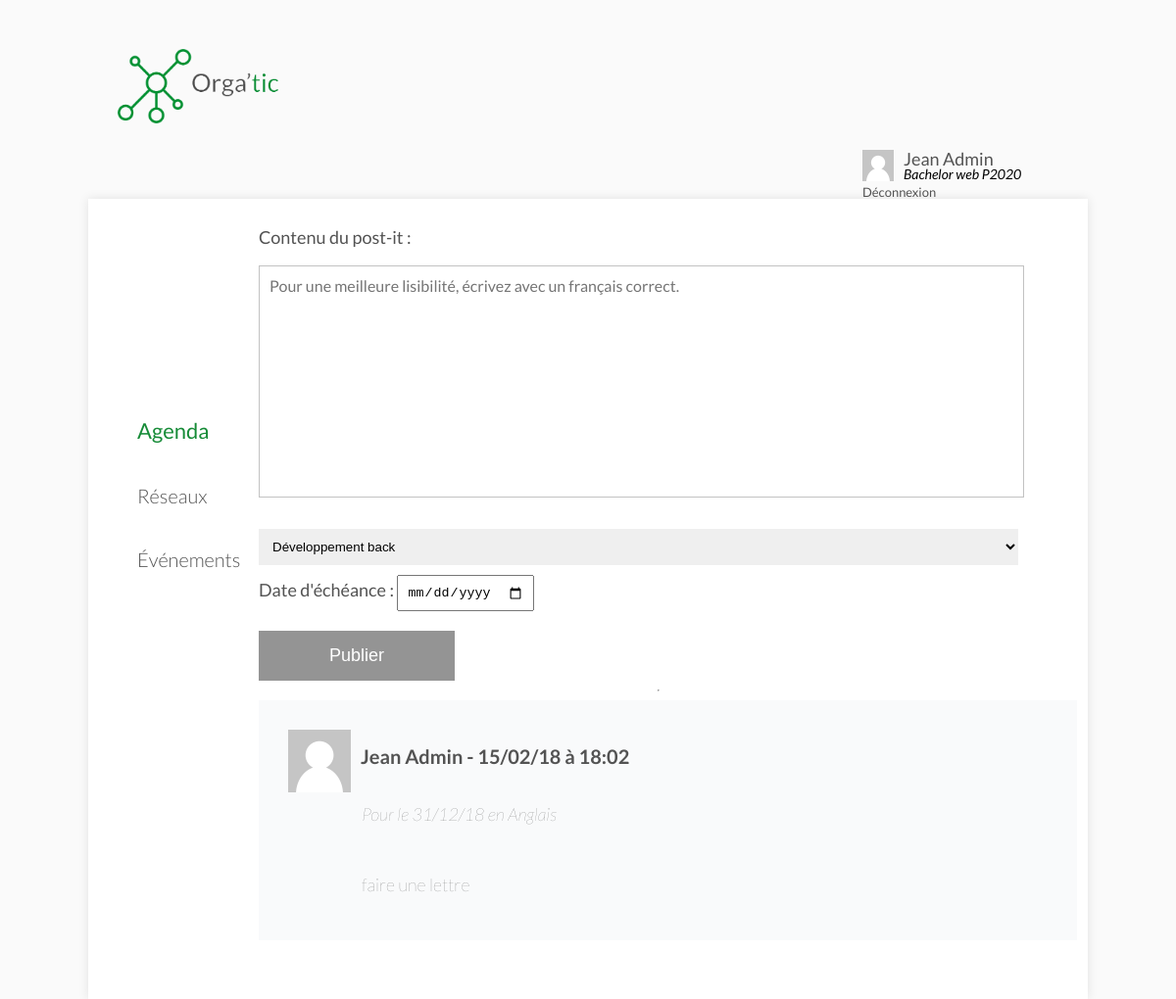
The app's page /agenda.php (signed in), older data.
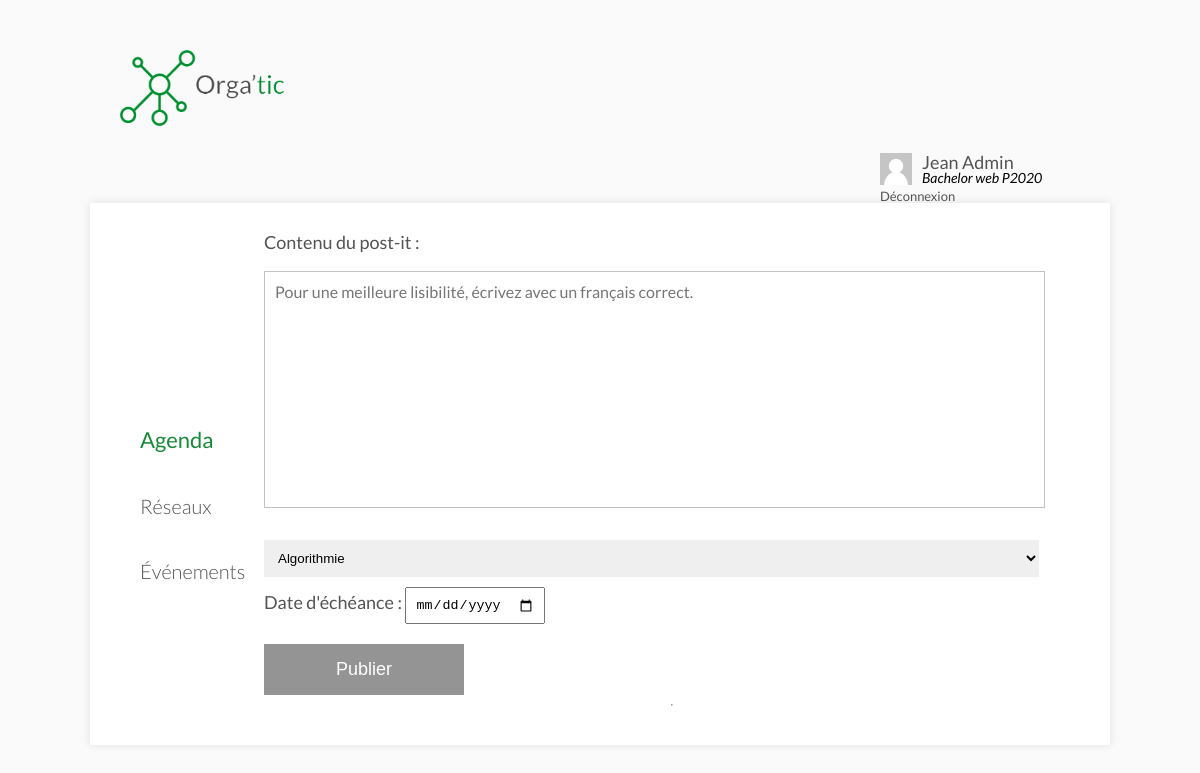
The same page, newer data.
### tables this page shows
CREATE TABLE `posts` (
  `id` int(11) NOT NULL,
  `userID` int(11) NOT NULL,
  `promoID` int(11) NOT NULL,
  `date` datetime NOT NULL,
  `content` text NOT NULL,
  `dateLimite` datetime NOT NULL,
  `courseID` int(11) NOT NULL
);

### models/default/agenda.php (called while the page is built)
<?php
$req = $bdd->prepare('SELECT * FROM posts WHERE promoID = ? ORDER BY id DESC');
$req->execute([$_SESSION['promoID']]);
$messages = $req->fetchAll();
foreach ($messages as $key => $message) {
    $req = $bdd->prepare('SELECT * FROM users WHERE id = ?');
    $req->execute([$message['userID']]);
    $messages[$key]['user'] = $req->fetch()['username'];
    $req = $bdd->prepare('SELECT * FROM courses WHERE id = ?');
    $req->execute([$message['courseID']]);
    $messages[$key]['course'] = $req->fetch()['name'];
}
$req = $bdd->prepare('SELECT courses.id, courses.name FROM courses JOIN promos ON courses.filiereID = promos.filiereID WHERE promos.id = ? ORDER BY courses.id DESC');
$req->execute([$_SESSION['promoID']]);
$courses = $req->fetchAll();

### public/agenda.php (the view, shortened to what this page needs)
<?php
require_once '../app/config/system.php';
$page = 'agenda';
require_once INCLUDES . '/default/header.php';
require_once DIR_MODELS . '/default/agenda.php';
?>
    <section class="container">
        <?php require_once INCLUDES . '/default/sidebar.php'; ?>
        <div class="container-content">
            <form action="<?= WEBROOT; ?>do/post_agenda.php" method="post" class="form-message">
                <label for="message" style="color: #535353;">Contenu du post-it :</label>
                <textarea name="message" id="message" cols="30" rows="5" placeholder="Pour une meilleure lisibilité, écrivez avec un français correct."></textarea>
                <div>
                    <select name="course" style="width: 95%;border: none;padding: 10px;margin: 10px 0;">
                        <?php
                            foreach ($courses as $course) {
                                echo '<option value="'.$course['id'].'">'.$course['name'].'</option>';
                            }
                        ?>
                    </select>
                </div>
                <div style="margin-bottom:20px;">
                    <label for="date" style="color: #535353;">Date d'échéance :</label>
                    <input type="date" name="date" style="width:auto;padding:8px;">
                </div>
                <button type="submit" class="button" style="width:200px;">Publier</button>
            </form>
            <hr>
            <?php
            foreach ($messages as $message) {
                echo '<div class="RectangleCommentaire" style="padding:30px;">';
                echo '<img src="'.DIR_ASSETS.'/img/avatar.png" width="64" style="float:left;margin-right:10px;" alt="">';
                echo '<h2 class="Name">'.$message['user'].' - '.date('d/m/y à H:m', strtotime($message['date'])).'</h2>';
                echo '<p class="Commentaires1"><i>Pour le '.date('d/m/y', strtotime($message['dateLimite'])).' en '.htmlentities($message['course']).'</i></p>';
                echo '<br>';
                echo '<p class="Commentaires1">'.nl2br(htmlentities($message['content'])).'</p>';
                echo '</div>';
            }
            ?>
        </div>
    </section>
<?php
require_once INCLUDES . '/default/footer.php';
?>

### includes/default/header.php (shortened to what this page needs)
<!DOCTYPE html>
<html>
<head>
    <link rel="stylesheet" href="<?= DIR_ASSETS; ?>/css/reset.css">
    <link rel="stylesheet" href="<?= DIR_ASSETS; ?>/css/style.css">
</head>
<body>
<header class="containerHeader">
    <div class="logoNav">
        <a href="<?= WEBROOT; ?>"><img src="<?= DIR_ASSETS; ?>/img/logo.png" width="164" src="" alt=""></a>
    </div>
    <?php if ($_SESSION['auth']): ?>
    <div class="account" style="width: 200px;">
    <img src="<?= DIR_ASSETS; ?>/img/avatar.png" width="32" alt="" style="float: left;margin-right: 10px;">
    <a href="#"><?= $_SESSION['username']; ?></a>
    <i style="font-size: 14px;display: -webkit-box;"><?= $_SESSION['filiere']['name'] . ' P' . $_SESSION['filiere']['year']; ?></i>
    <a href="logout.php?csrf=<?= $_SESSION['csrf']; ?>" style="font-size:13px;margin-top:5px;">Déconnexion</a>
    </div>
    <?php endif; ?>
</header>

### includes/default/sidebar.php
<div class="ContainerTheme">
    <h1 class="sidebarLi <?= ($page == 'agenda') ? 'active' : ''; ?>"><a href="<?= WEBROOT; ?>agenda.php">Agenda</a></h1>
    <h1 class="sidebarLi <?= ($page == 'reseau') ? 'active' : ''; ?>"><a href="<?= WEBROOT; ?>reseau.php">Réseaux</a></h1>
    <h1 class="sidebarLi <?= ($page == 'events') ? 'active' : ''; ?>"><a href="<?= WEBROOT; ?>events.php">Événements</a></h1>
</div>

### public/assets/css/style.css (style rules this page uses)
body { font-size: 18px; font-family: 'lato'; margin: 0; background: #FAFAFA; }
a { color: #168B37; }
.containerHeader { margin-top: 0; display: flex; justify-content: space-between; width: 80%; margin: auto; padding-top: 50px; }
.account { text-align: center; }
.account a { font-size: 18px; color: #535353; vertical-align: -webkit-baseline-middle; display: -webkit-box; }
.container { width: 80%; margin: auto; box-shadow: 0 0 10px rgba(0, 0, 0, 0.1); padding: 30px; margin-top: 30px; background: #fff; display: flex; justify-content: space-between; }
.button { background-color: #949494; border: none; color: white; padding: 15px 32px; text-align: center; text-decoration: none; display: inline-block; font-size: 18px; margin: auto; width: 100%; outline: none; }
input[type="text"], input[type="email"], input[type="password"], textarea { margin-top: 5px; margin-bottom: 20px; height: 30px; width: 93%; border: none; padding: 10px; border-bottom: 1px solid rgba(0, 0, 0, 0.12); outline: none; }
.ContainerTheme { margin-top: 180px; margin-left: 20px; }
.ContainerTheme a { color: #535353; }
.sidebarLi { font-size:20px; font-weight: 300; margin-bottom: 45px; }
.sidebarLi.active a { font-size: 22px; margin-bottom: 45px; font-weight: 500; color: #168B37; }
.container-content { width: 85%; display: -webkit-inline-box; display: flex; flex-direction: column; }
.form-message { width: 100%; }
form textarea { border: 1px solid #c2c2c2; padding: 10px; margin: 5px 0px 20px; height: 215px; margin-top: 20px; font-family: 'Lato'; font-size: 16px; resize: none; }
@media (max-width: 1530px) { .containerHeader { display: block; } }
@media (max-width: 1530px) { .account { margin-top: 25px; width: fit-content; float: right; } }
.RectangleCommentaire { background-color: #F9FAFB; width: 95%; margin-bottom: 30px; display: inline-block; }
.Name { color: #535353; font-size: 20px; margin-bottom: 40px; margin-left: 60px; }
.Commentaires1 { color: #535353; font-weight: lighter; font-size: 18px; margin-left: 75px; }

Row changes from the older to the newer data that the page shows:
removed posts: user "Jean Admin", date "15/02/18 à 18:02", dateLimite "31/12/18", course "Anglais", content "faire une lettre"
Text that changed along with them:
form field course: "Développement back" → "Algorithmie"
